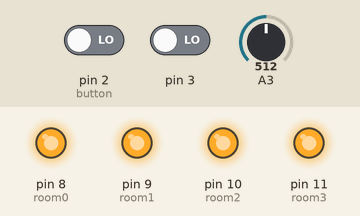
The sketch below on a simulated Arduino Uno, built with avr-gcc and run on an emulated ATmega328P. Parts: output pins drawn as LEDs (lit = HIGH). The test bench sets the inputs (shaded band); at power-on: pin 3 LOW, pin 2 (button) LOW, A3 = 512. What the sketch prints to the serial monitor is not drawn.

Above: at 1.2 s.
1.3 s: pin 3 driven HIGH
Timing chart, 0 to 4.3 s (numbered marks = the images above; inputs shaded):
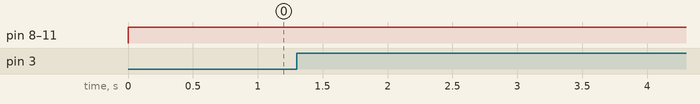

Measured:
- after the input at 1.3 s, every drawn part: stays the same

The sketch:

192L_Project_Clock.ino
```cpp
#include <Arduino.h>

//Function declarations
void iterateTime();
void setUserAlarm();
void displayTime(int hour, int minute, int sec);
void changeRoom();
void buttonPressed();

//Volatile vars for interrupts
volatile int state = LOW;
volatile int changeRoomState = LOW;
volatile int completedCycles = LOW;


int buttonValue = analogRead(2);

//Ints used in program
volatile int secs = 0;
int mins = 30;
int hours = 12;
int alarmMatrix[4][2];
int lcdButton = 0;
int roomNumber = 0;
bool setAlarm = 0;
int lightAmount = 0;

const int room0 = 8;
const int room1 = 9;
const int room2 = 10;
const int room3 = 11;

bool roomState[4];
//Setup
void setup() {
  Serial.begin(9600);

  cli(); // disable interrupts
  TCCR1A = 0; // reset Timer1 Control registers
  TCCR1B = 0; //Set WGM_2:0 = 000
  TCNT1 = 0;
  TIMSK1 = 0x6; //Enable OCR Interrupt bits
  OCR1A = 8000; // excutes interrupt when events is reached. Frequency of the arduino, adjusted by the prescalar (16 000 000 / 1024) 15625

  // set prescaler for Timer 1 to 1024
  TCCR1B |= _BV(CS02);
  TCCR1B &= ~_BV(CS01);
  TCCR1B |= _BV(CS00);

  sei(); //enable interrupts

  attachInterrupt(0, buttonPressedInterruptHandler, CHANGE); // trigger interrupt when button is pressed (set alarm, hour, min, cancel)
  attachInterrupt(1, changeRoomInterruptHandler, RISING); // trigger interrupt when button is pressed (change room)
  pinMode(room0, OUTPUT);
  pinMode(room1, OUTPUT);
  pinMode(room2, OUTPUT);
  pinMode(room3, OUTPUT);

}

//Main
void loop() {

  iterateTime();

  //On Button Click
  if (state) {
    buttonPressed();
  }

  //On change room button click
  if (changeRoomState) {
    changeRoom();
  }

  for ( int i = 0; i <= 3; i++) {
    if (checkAlarm(i)) {
      roomState[i] = true;
    }
  }

  lightAmount = analogRead(3);
  if (lightAmount > 500) {
    for ( int i = 0; i <= 3; i++) {
      roomState[i] = true;
    }
  }

  for (int i = 0; i < 4; i++) {
    if (roomState[i]){
       digitalWrite(i + 8, HIGH);
    } else {
      digitalWrite(i+8, LOW);
    }
  }
}

bool checkAlarm(int roomNumber) {

  if (hours == alarmMatrix[roomNumber][0] && mins == alarmMatrix[roomNumber][1]) {
    return true;
  } else {
    return false;
  }

}

void iterateTime() {
  if (completedCycles) {

    if (secs >= 60) {
      mins++;
    }

    secs = secs % 60;

    if (mins == 60) {
      mins = 0;
      hours++;
    }

    displayTime(hours, mins, secs);
    completedCycles = LOW;
  }

}


void displayTime(int hours, int mins, int secs) {
  if (hours < 10) {
    Serial.print("0");
  }
  Serial.print(hours);
  Serial.print(":");
  if (mins < 10) {
    Serial.print("0");
  }
  Serial.print(mins);
  Serial.print(":");
  if (secs < 10) {
    Serial.print("0");
  }
  Serial.println(secs);

}

void setUserAlarm() {
  displayTime(12, 0, 0);
}


void buttonPressed() {

  buttonValue = analogRead(2); //Read button value (0 - 1023)

  if (buttonValue <= 50) {
    delay(500);
    Serial.println("Set Alarm");
    setAlarm = 1;
    //Set Alarm

    while (setAlarm) {
      buttonValue = analogRead(2);

      if (buttonValue > 50 && buttonValue <= 150) { //Increase hour
        delay(200);
        alarmMatrix[roomNumber][0]++;
        if (alarmMatrix[roomNumber][0] > 23) {
          alarmMatrix[roomNumber][0] = 0;
        }
        Serial.print(alarmMatrix[roomNumber][0]);
        Serial.print(":");
        Serial.println(alarmMatrix[roomNumber][1]);
      }

      if (buttonValue > 150 && buttonValue <= 350) { //Increase minute
        delay(200);
        alarmMatrix[roomNumber][1]++;;
        if (alarmMatrix[roomNumber][1] > 59) {
          alarmMatrix[roomNumber][1] = 0;
        }
        Serial.print(alarmMatrix[roomNumber][0]);
        Serial.print(":");
        Serial.println(alarmMatrix[roomNumber][1]);
      }

      if (buttonValue <= 50) {
        delay(200);
        Serial.println("Alarm has been set to: ");
        Serial.print(alarmMatrix[roomNumber][0]);
        Serial.print(" : ");
        Serial.print(alarmMatrix[roomNumber][1]);

        setAlarm = 0;
      }

    }
  }
  else if (buttonValue > 350 && buttonValue <= 450) {
    delay(200);
    //Turn off alarm
    Serial.println("Turn off Alarm");
    roomState[roomNumber] = false;
  } else if (buttonValue > 1000) {
    Serial.println("False Alarm");
  }

  state = LOW;

}

void changeRoom() {
  delay(100);
  //change the room
  if (roomNumber == 4) {
    roomNumber = 1;
  } else {
    roomNumber++;
  }

  Serial.print("Change to room number: ");
  Serial.println(roomNumber);
  changeRoomState = LOW;

}

//Interrupt Handlers
void changeRoomInterruptHandler() {
  changeRoomState = !changeRoomState;
}


void buttonPressedInterruptHandler() {
  state = !state;
}

ISR (TIMER1_COMPA_vect) {
  completedCycles = !completedCycles;
  secs++;
  TCNT1 = 0;
}
```
